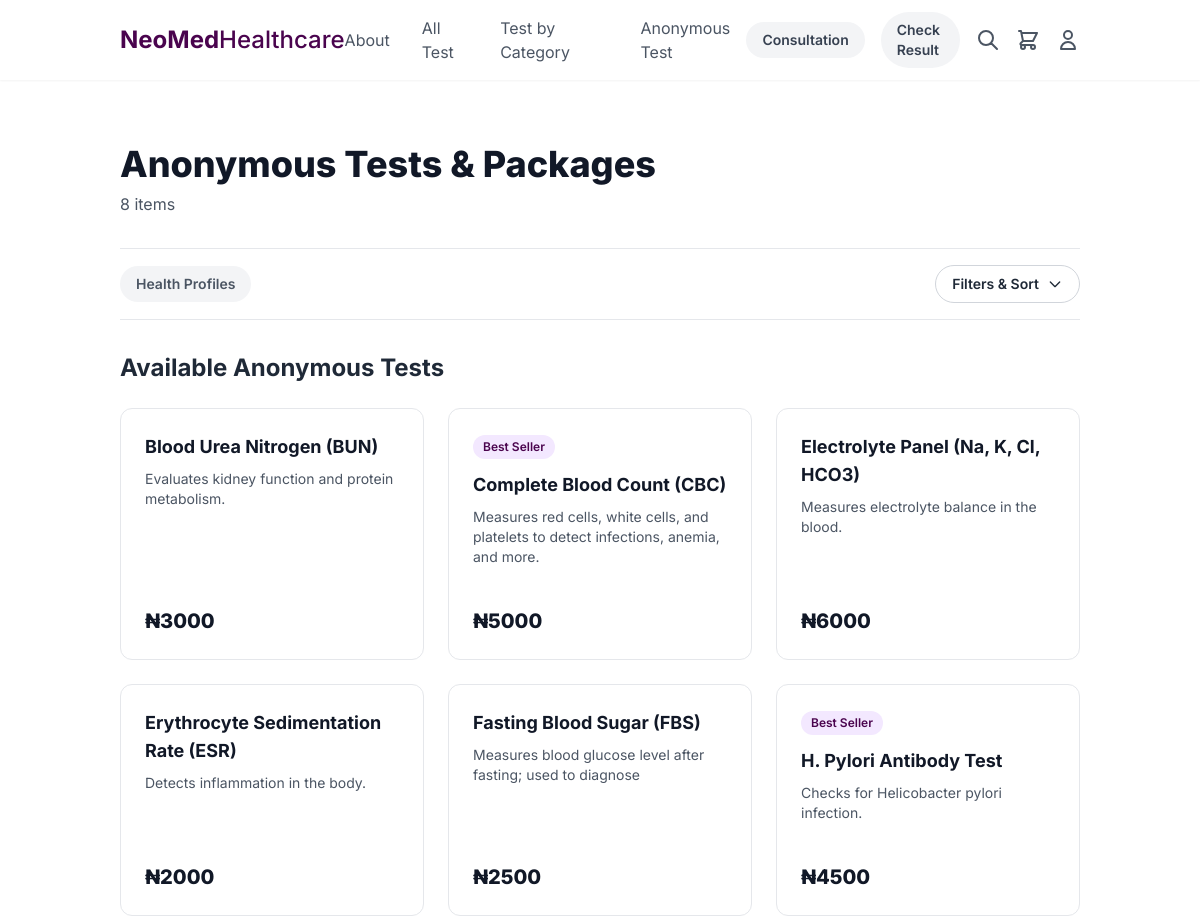
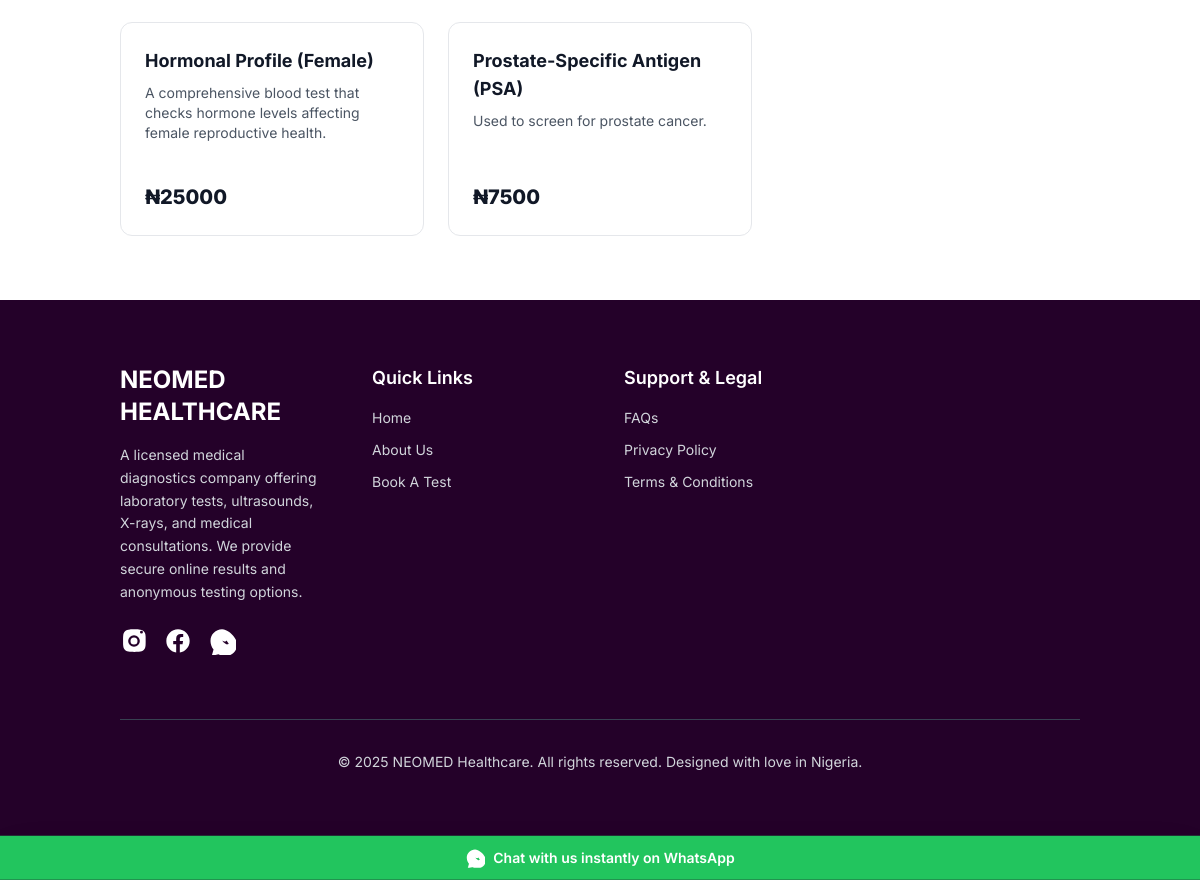
The app's page /tests/anonymous/ (signed in) with its own data (2 pictures, top to bottom).
### tests/models.py (models this page shows, shortened)
class LabTest(models.Model):
    name = models.CharField(max_length=200, help_text="e.g., Complete Blood Count (CBC) Test")
    category = models.ForeignKey(TestCategory, on_delete=models.SET_NULL, null=True, blank=True)
    price = models.DecimalField(max_digits=10, decimal_places=2)
    short_description = models.TextField(blank=True, help_text="A brief, one-sentence description for the test list page.")
    long_description = models.TextField(blank=True, help_text="A detailed 'About the test' description for the detail page.")
    sample_type = models.CharField(max_length=100, blank=True, help_text="e.g., Blood, Urine, Saliva")
    preparation = models.TextField(blank=True, help_text="e.g., No special preparation is required. or Fasting for 8 hours is required.")
    test_type = models.CharField(max_length=100, blank=True, help_text="e.g., In Person, At-Home Kit")
    turnaround_time = models.CharField(max_length=50, blank=True, help_text="e.g., 24-48 hours")
    is_available = models.BooleanField(default=True)
    is_best_seller = models.BooleanField(default=False, help_text="Check this to display a 'Best Seller' tag.")
    is_anonymous = models.BooleanField(default=True, help_text="Can this test be booked without an account?")

### tests/views.py (the view)
# urls.py: path('anonymous/', views.anonymous_test_list_view, name='anonymous_test_list'), #
def anonymous_test_list_view(request):
    anonymous_tests = LabTest.objects.filter(
        is_available=True,
        is_anonymous=True
    ).order_by('name')
    packages = TestPackage.objects.filter(is_available=True).order_by('name')
    context = {
        'individual_tests': anonymous_tests,
        'packages': packages,
        'page_title': 'Anonymous Tests & Packages', # A more specific title for this page
    }
    return render(request, 'tests/test_list.html', context)

### bookings/cart.py (called while the page is built)
    def __len__(self):
        return len(self.cart)

### bookings/context_processors.py (called while the page is built)
def cart(request):
    return {'cart': Cart(request)}

### tests/templates/tests/test_list.html (shortened to what this page needs)
{% extends "base.html" %}
{% load static %}
{% block content %}
<div class="bg-white">
    <div class="container mx-auto px-4 sm:px-6 lg:px-8 py-12 lg:py-16">
        <div class="text-left mb-8">
            <h1 class="text-3xl lg:text-4xl font-extrabold text-gray-900">{{ page_title }}</h1>
            <p class="mt-2 text-base text-gray-600">
                {% if 'Anonymous' in page_title %}
                    {{ individual_tests|length }} items
                {% else %}
                    {{ individual_tests|length|add:packages|length }} items
                {% endif %}
            </p>
        </div>
        <div class="flex items-center justify-between border-t border-b border-gray-200 py-4 mb-8">
            <div class="flex space-x-2 overflow-x-auto no-scrollbar">
                <button class="bg-gray-100 text-gray-600 font-semibold py-2 px-4 rounded-full text-sm hover:bg-gray-200">Health Profiles</button>
            </div>
            <button class="flex-shrink-0 flex items-center gap-2 border border-gray-300 font-semibold py-2 px-4 rounded-full text-sm hover:bg-gray-100">
                Filters & Sort
                <svg xmlns="http://www.w3.org/2000/svg" class="h-4 w-4" fill="none" viewBox="0 0 24 24" stroke="currentColor"><path stroke-linecap="round" stroke-linejoin="round" stroke-width="2" d="M19 9l-7 7-7-7" /></svg>
            </button>
        </div>
        {% if 'Anonymous' in page_title %}
            <h2 class="text-2xl font-bold text-gray-800 mb-6">Available Anonymous Tests</h2>
            <div class="grid grid-cols-1 md:grid-cols-2 lg:grid-cols-3 xl:grid-cols-4 gap-6">
                {% for test in individual_tests %}
                    {% include "tests/partials/test_card.html" %}
                {% empty %}
                    <p class="md:col-span-4 text-center text-gray-500 py-12">No anonymous tests are available at the moment.</p>
                {% endfor %}
            </div>
        {% endif %}
    </div>
</div>
{% endblock content %}

### tests/templates/tests/partials/test_card.html (shortened to what this page needs)
<div class="group relative bg-white border border-gray-200 rounded-xl hover:shadow-2xl hover:-translate-y-1 transition-all duration-300 flex flex-col">
    <a href="{% url 'tests:test_detail' pk=test.pk %}" class="block p-6 flex-grow">
        {% if test.is_best_seller %}
        <span class="inline-block bg-purple-100 text-primary-main text-xs font-semibold mb-3 px-2.5 py-1 rounded-full">Best Seller</span>
        {% endif %}
        <h3 class="text-lg font-bold text-gray-900 group-hover:text-primary-main">{{ test.name }}</h3>
        <p class="mt-2 text-sm text-gray-600">{{ test.short_description }}</p>
    </a>
    <div class="px-6 pb-6 flex items-end justify-between">
        <span class="text-xl font-extrabold text-gray-900">₦{{ test.price|floatformat:0 }}</span>
        <form action="{% url 'bookings:cart_add' item_type='test' item_id=test.id %}" method="post">
        </form>
    </div>
</div>

### theme/templates/base.html (style rules this page uses)
.no-scrollbar { -ms-overflow-style: none; scrollbar-width: none; }

### records on screen
LabTest: name "Blood Urea Nitrogen (BUN)", short_description "Evaluates kidney function and protein metabolism.", price "3000"
LabTest: is_best_seller "Best Seller", name "Complete Blood Count (CBC)", short_description "Measures red cells, white cells, and platelets to detect infections, anemia, and more.", price "5000"
LabTest: name "Electrolyte Panel (Na, K, Cl, HCO3)", short_description "Measures electrolyte balance in the blood.", price "6000"
LabTest: name "Erythrocyte Sedimentation Rate (ESR)", short_description "Detects inflammation in the body.", price "2000"
LabTest: name "Fasting Blood Sugar (FBS)", short_description "Measures blood glucose level after fasting; used to diagnose", price "2500"
LabTest: is_best_seller "Best Seller", name "H. Pylori Antibody Test", short_description "Checks for Helicobacter pylori infection.", price "4500"
LabTest: name "Hormonal Profile (Female)", short_description "A comprehensive blood test that checks hormone levels affecting female reproductive health.", price "25000"
LabTest: name "Prostate-Specific Antigen (PSA)", short_description "Used to screen for prostate cancer.", price "7500"

### other values on screen
{{ page_title }} "Anonymous Tests & Packages"
{{ individual_tests|length }} "8"
